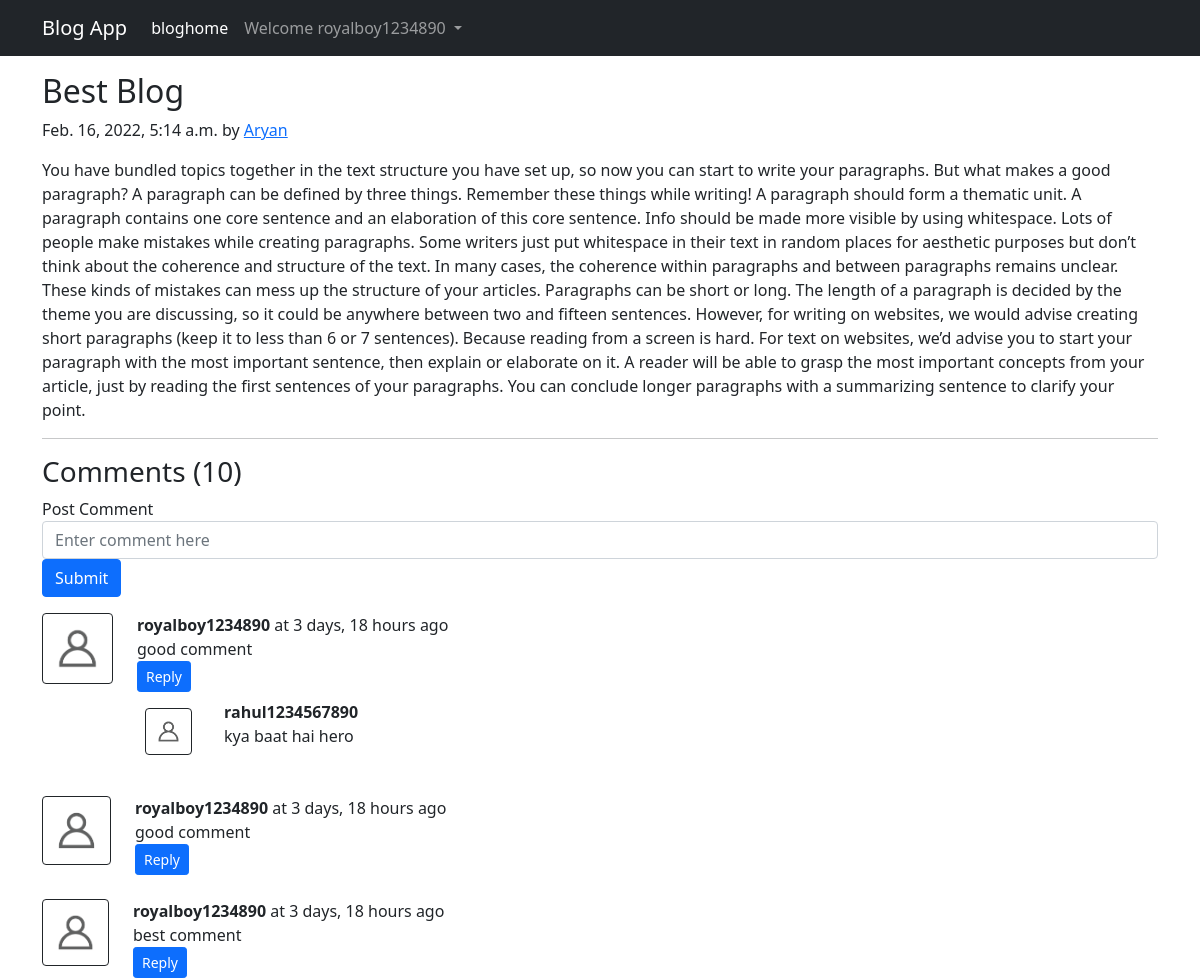
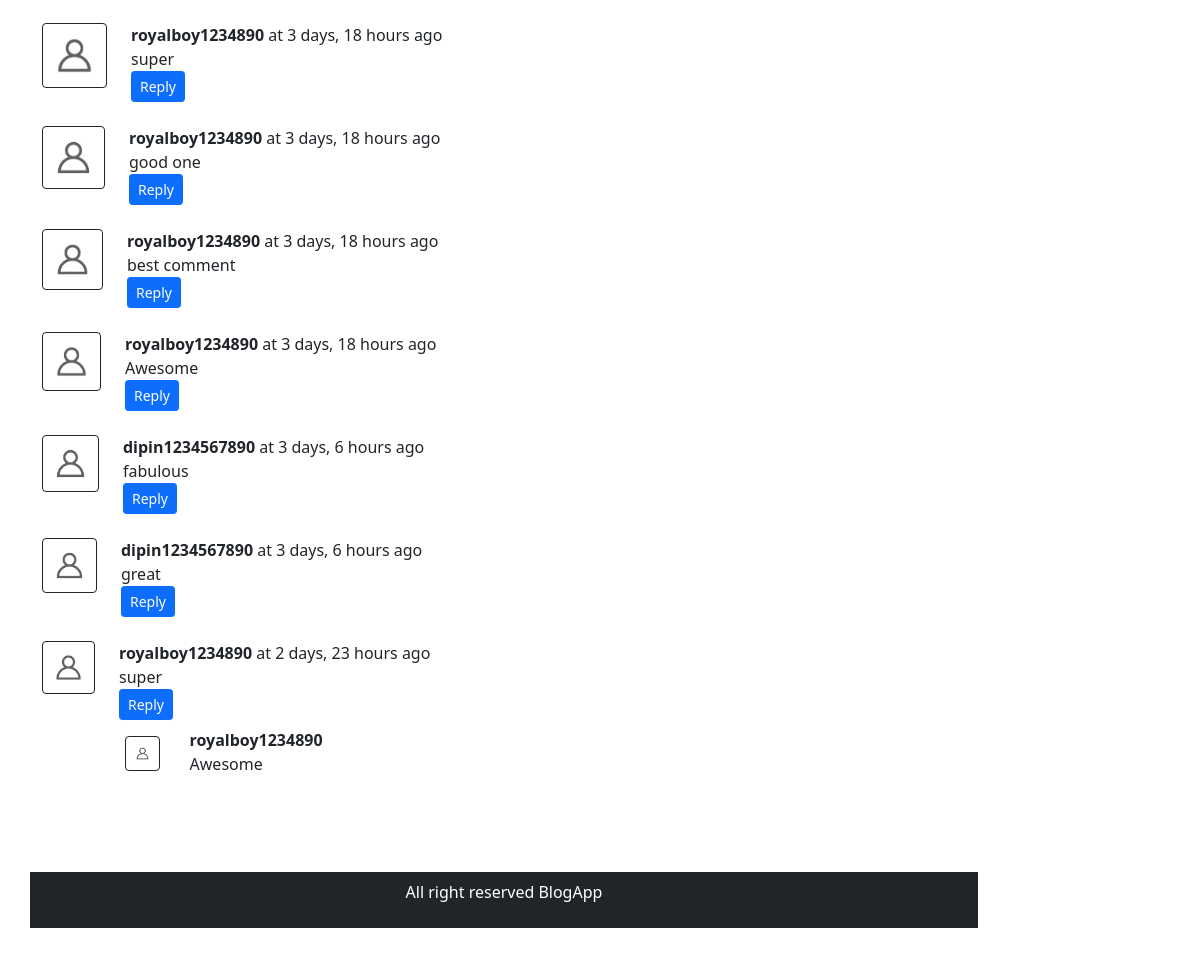
Page /trend-blog/ (signed in) on the committed database (2 pictures, top to bottom).
### src/models.py (models this page shows, shortened)
class Post(models.Model):
    sno=models.AutoField(primary_key=True)
    title=models.CharField(max_length=255)
    author=models.CharField(max_length=15)
    slug=models.CharField(max_length=130)
    timeStamp=models.DateTimeField(blank=True)
    content=models.TextField()

class BlogComment(models.Model):
    sno= models.AutoField(primary_key=True)
    comment=models.TextField()
    user=models.ForeignKey(User, on_delete=models.CASCADE)
    post=models.ForeignKey(Post, on_delete=models.CASCADE)
    parent=models.ForeignKey('self',on_delete=models.CASCADE, null=True )
    timeStamp= models.DateTimeField(default=now)

### src/views.py (the view)
# urls.py: path('<str:slug>/', views.blogpost, name="blogpost"),
def blogpost(request, slug):
    post=Post.objects.filter(slug=slug).first()
    comments= BlogComment.objects.filter(post=post, parent=None)
    replies= BlogComment.objects.filter(post=post).exclude(parent=None)
    replyDict={}
    for reply in replies:
        if reply.parent.sno not in replyDict.keys():
            replyDict[reply.parent.sno]=[reply]
        else:
            replyDict[reply.parent.sno].append(reply)
    context={'post':post, 'comments': comments, 'user': request.user, 'replyDict': replyDict}
    return render(request, "blogpost.html", context)

### src/templatetags/extras.py (called while the page is built)
@register.filter(name='get_val')
def get_val(dict, key):
    return dict.get(key)

### src/templates/blogpost.html (shortened to what this page needs)
{% extends 'base.html' %}
{% block content %}
{% load humanize %}
{% load extras %}
<div class="container my-3">
        <h2 class="blog-post-title">{{post.title}}</h2>
        <p class="blog-post-meta">{{post.timeStamp}} by <a href="#">{{post.author}}</a></p>
        <p>{{post.content}}</p>
        <hr>
      </div>
      <div class="container">
        <h3>Comments ({{comments.count}})</h3>
        <div class="my-2">
          {% if user.is_authenticated %}
          <form action="/postComment" method="post">
              <div class="form-group">
                  <label for="exampleInputEmail1">Post Comment </label>
                  <input type="text" class="form-control" name="comment" placeholder="Enter comment here">
              </div>
              <button type="submit" class="btn btn-primary">Submit</button>
          </form>
          {% else %}
          Please login to post a comment
          {% endif %}
          {% for comment in comments %}
      <div class="row my-3">
          <div class="col-md-1  ">
          <img class="rounded mx-auto d-block w-100 p-2 border border-dark" src="/static/img/user.png"  alt="user">
          </div>
          <div class="col-md-11 ">
            <b> {{comment.user.username}} </b> at  {{comment.timeStamp| naturaltime}}
            <div>   {{comment.comment}} </div>
            <div class="reply mx-0">
              {% if user.is_authenticated %}
              <button class="btn btn-sm btn-primary" type="button" data-bs-toggle="collapse" data-bs-target="#replyBox{{comment.sno}}" aria-expanded="false" aria-controls="replyBox{{comment.sno}}">
                  Reply
              </button>
              {% else %}
              <button class="btn btn-sm btn-primary" type="button" data-toggle="collapse" data-target="#replyBox{{comment.sno}}" aria-expanded="false" aria-controls="replyBox{{comment.sno}}">
                Login to reply
            </button>
            {% endif %}
            <div class="replies my-2 ">
                {% for reply in replyDict|get_val:comment.sno %}
                <div class="row my-2">
                    <div class="col-md-1 ">
                        <img class="rounded mx-auto d-block w-75 my-2 border border-dark p-2" src="/static/img/user.png" alt="user">
                    </div>
                    <div class="col-md-11">
                        <div class="col-md-11 ">
                            <b> {{reply.user.username}} </b>
                            <div>{{reply.comment}}</div>
                          </div>
                          <br>
                      </div>
                  </div>
                  {% endfor %}
                </div>
      </div>
      </div>
      {% endfor %}
      </div>
      {% endblock content %}

### src/templates/base.html (shortened to what this page needs)
<!doctype html>
<html lang="en">
  <head>
    <link href="https://cdn.jsdelivr.net/npm/bootstrap@5.1.3/dist/css/bootstrap.min.css" rel="stylesheet">
  </head>
  <body>
    <nav class="navbar navbar-expand-lg navbar-dark bg-dark">
        <div class="container">
          <a class="navbar-brand" href="/">Blog App</a>
          <div class="collapse navbar-collapse" id="navbarSupportedContent">
            <ul class="navbar-nav">
              <li class="nav-item">
                <a class="nav-link active" href="/">bloghome</a>
              </li>
              {% if user.is_authenticated %}
              <ul class="navbar-nav mr-2">
              <li class="nav-item dropdown">
                <a class="nav-link dropdown-toggle" href="#" id="navbarDropdown" role="button" data-bs-toggle="dropdown" aria-expanded="false">
                  Welcome {{request.user}}
                </a>
                    </li>
                    </ul>
                    </div>
            {% endif %}
          </div>
      </nav>
    {% block content %}
    {% endblock content %}
    <footer class="bg-dark p-2 mt-5">
        <p class="text-center text-white "> All right reserved BlogApp</p>
    </footer>
  </body>
</html>

### rows in the picture
Post: title "Best Blog", timeStamp "Feb. 16, 2022, 5:14 a.m.", author "Aryan", content "You have bundled topics together in the text structure you have set up, so now you can start to write your paragraphs. But what makes a good paragraph? A paragraph can be defined by three things. Remember these things while writing! A paragraph should form a thematic unit. A paragraph contains one core sentence and an elaboration of this core sentence. Info should be made more visible by using whitespace. Lots of people make mistakes while creating paragraphs. Some writers just put whitespace in their text in random places for aesthetic purposes but don’t think about the coherence and structure of the text. In many cases, the coherence within paragraphs and between paragraphs remains…"
BlogComment: user.username "royalboy1234890", timeStamp "3 days, 18 hours ago", comment "good comment"
BlogComment: user.username "rahul1234567890", comment "kya baat hai hero"
BlogComment: user.username "royalboy1234890", timeStamp "3 days, 18 hours ago", comment "good comment"
BlogComment: user.username "royalboy1234890", timeStamp "3 days, 18 hours ago", comment "best comment"
BlogComment: user.username "royalboy1234890", timeStamp "3 days, 18 hours ago", comment "super"
BlogComment: user.username "royalboy1234890", timeStamp "3 days, 18 hours ago", comment "good one"
BlogComment: user.username "royalboy1234890", timeStamp "3 days, 18 hours ago", comment "best comment"
BlogComment: user.username "royalboy1234890", timeStamp "3 days, 18 hours ago", comment "Awesome"
BlogComment: user.username "dipin1234567890", timeStamp "3 days, 6 hours ago", comment "fabulous"
BlogComment: user.username "dipin1234567890", timeStamp "3 days, 6 hours ago", comment "great"
BlogComment: user.username "royalboy1234890", timeStamp "2 days, 23 hours ago", comment "super"
BlogComment: user.username "royalboy1234890", comment "Awesome"

### other values in the picture
{{ request.user }} "royalboy1234890"
{{ comments.count }} "10"
